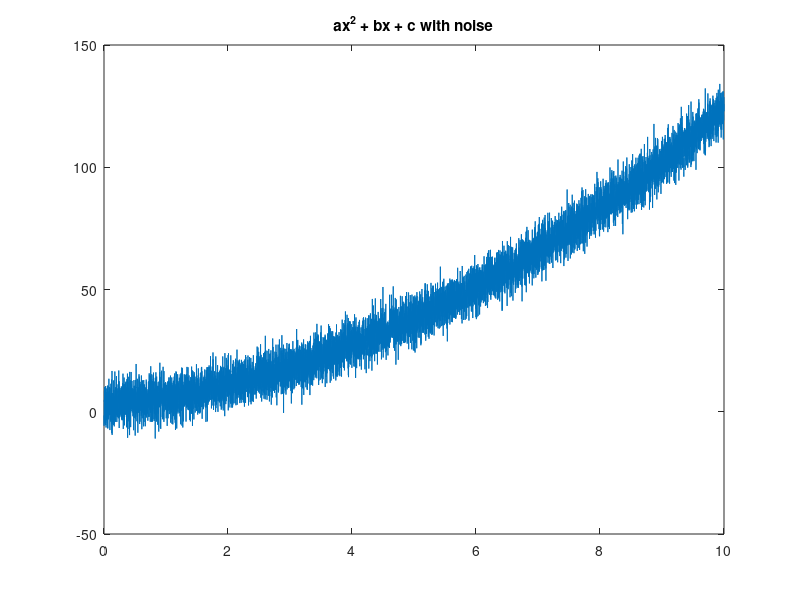
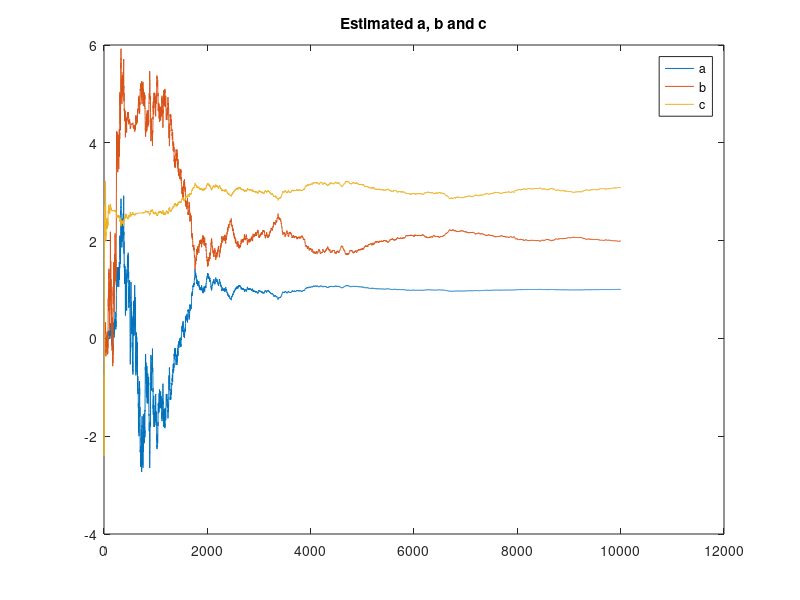
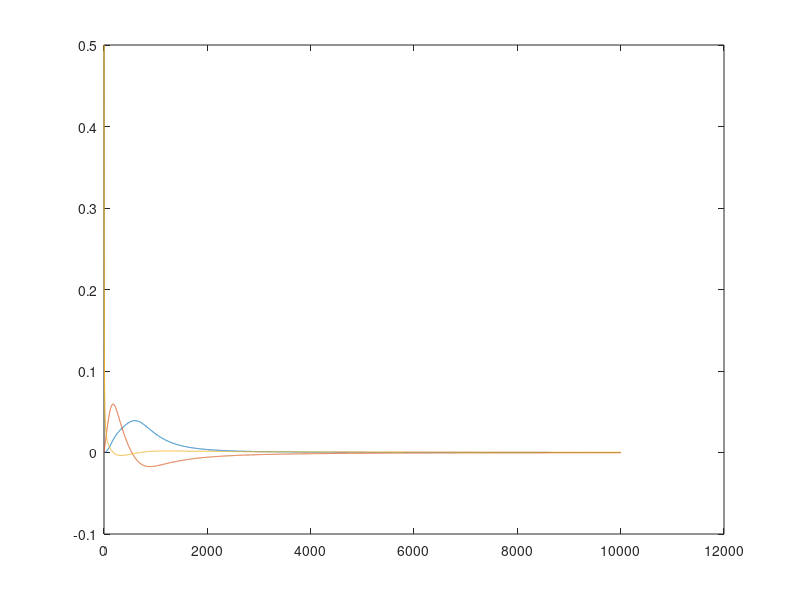

Write MATLAB code to recreate these figures, in order.
clear all
close all

%% Phils Problem 55

a = 1;
b = 2;
c = 3;

t = 0:.001:10;
y = a*t.^2 + b.*t + c + 5*randn(1,length(t));

figure(1)
plot(t,y)
title('ax^2 + bx + c with noise')

% Recursive LS
Pm = eye(3,3);
%xm = A(3,:)';
xm = zeros(3,1);

xlist = [];
for i=1:length(t)
    
    am1 = [t(i)^2  t(i)  1]';
    bm1 = y(i);
    
    Km1 = (Pm*am1)/(1+am1'*Pm*am1);
    xm1 = xm + Km1*(bm1 - am1'*xm);
    Pm1 = Pm - Km1*am1'*Pm;
    Pm = Pm1;
    xm = xm1;
    xlist = [xlist xm];
    k_store(i,:) = Km1;
    
end

figure(2)
plot(xlist')
legend('a','b','c')
title('Estimated a, b and c')

figure()
plot(k_store)